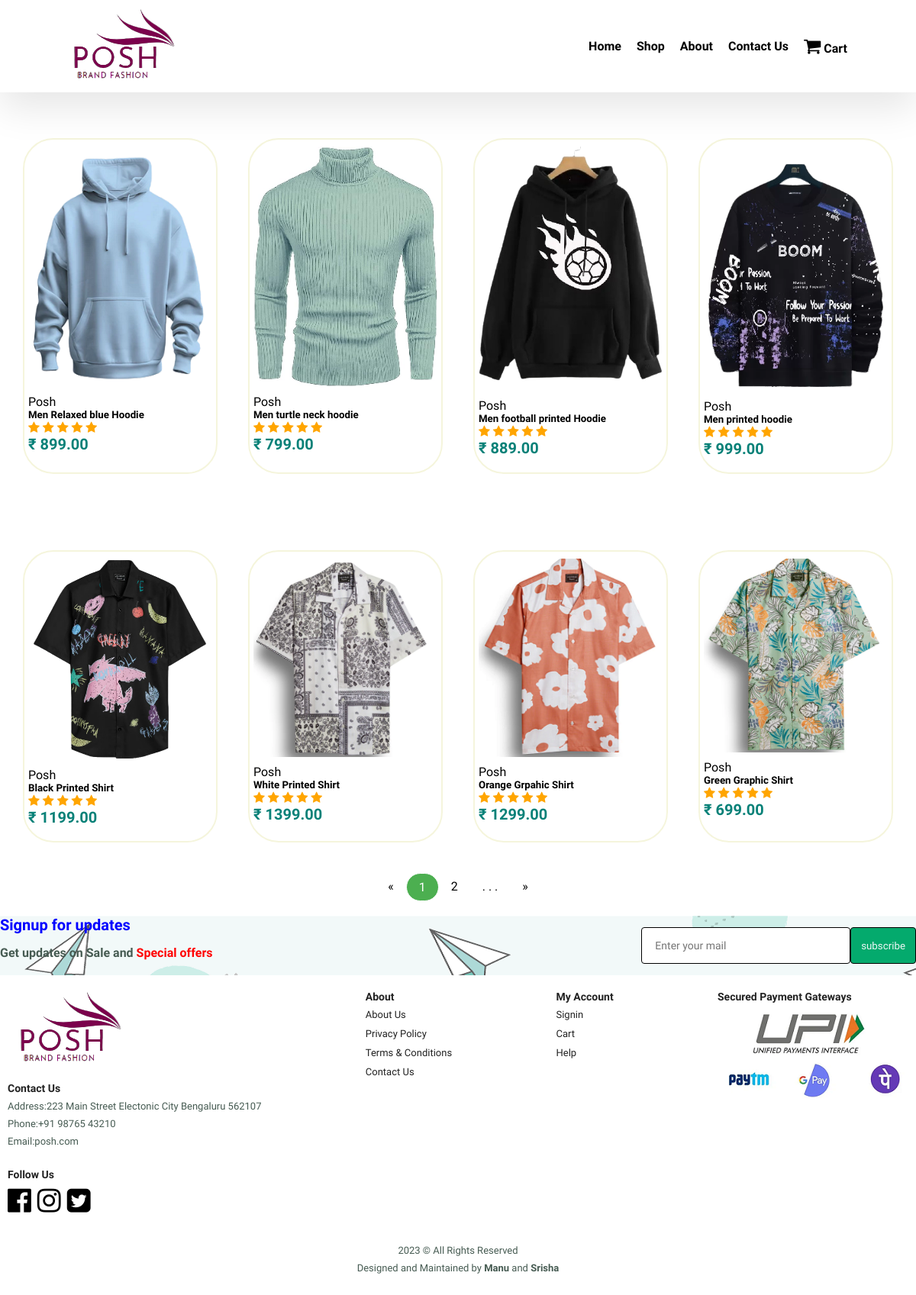
Page /men_app_1.php on the committed database.
### tables this page shows
CREATE TABLE `products` (
  `product_id` int(11) NOT NULL,
  `Gender` varchar(10) NOT NULL,
  `product_name` varchar(100) NOT NULL,
  `product_category` varchar(100) NOT NULL,
  `product_description` varchar(255) NOT NULL,
  `product_image` varchar(255) NOT NULL,
  `product_price` decimal(6,2) NOT NULL,
  `product_special offer` int(2) NOT NULL,
  `product_color` varchar(100) NOT NULL
);

### Includes/men_up.php (called while the page is built, shortened)
<?php
include('connection.php');
$stmt1 = $conn->prepare("SELECT * FROM products WHERE Gender='Men' AND product_category='Apperal/Hoodie' LIMIT 4");
$stmt1->execute();
$men_up = $stmt1->get_result();
$stmt2 = $conn->prepare("SELECT * FROM products WHERE Gender='Men' AND product_category='Apperal/shirt' LIMIT 4");
$stmt2->execute();
$men_up1 = $stmt2->get_result();
?>

### men_app_1.php (the view, shortened to what this page needs)
<html>
<head>
    <link rel="stylesheet" href="https://cdnjs.cloudflare.com/ajax/libs/font-awesome/4.7.0/css/font-awesome.min.css">
    <link rel="stylesheet" href="styles.css">
</head>
<body>
 <section id="top">
        <img src="Assets/logo.png">
    <div>
        <ul id="headings">
            <li><a href="index.php">Home</a></li>
            <li><a href="shop_1.php">Shop</a></li>
            <li><a href="about.php">About</a></li>
            <li><a href="contact.html">Contact Us</a></li>
            <li><a href="cart.php"><i style="font-size:24px" class="fa">&#xf07a;</i> Cart </a></li>
        </ul>
    </div>
     </section>
                <section id="topproduct" class="section-p1">
                <div class="Collection">
                    <?php include('Includes/men_up.php'); ?>
                    <?php while($row = $men_up->fetch_assoc()) { ?>
                        <div class="product">
                           <a href="<?php echo "single_product.php?product_id=".$row['product_id']; ?>"> <img src="Assets/<?php echo $row['product_image']; ?>"></a>
                            <div class="description">
                            <span>Posh</span>
                                <h5><?php echo $row['product_name']; ?></h5>
                                <div class="rating">
                                        <span class="fa fa-star checked"></span>
                                        <span class="fa fa-star checked"></span>
                                        <span class="fa fa-star checked"></span>
                                        <span class="fa fa-star checked"></span>
                                        <span class="fa fa-star checked"></span>
                                </div>
                            <h4>&#8377; <?php echo $row['product_price']; ?></h4>
                            </div>
                </div>
                <?php } ?>
                </section>
                <section id="topproduct" class="section-p1">
                  <div class="Collection">
                      <?php include('Includes/men_up.php'); ?>
                      <?php while($row = $men_up1->fetch_assoc()) { ?>
                          <div class="product">
                             <a href="<?php echo "single_product.php?product_id=".$row['product_id']; ?>"> <img src="Assets/<?php echo $row['product_image']; ?>"></a>
                              <div class="description">
                              <span>Posh</span>
                                  <h5><?php echo $row['product_name']; ?></h5>
                                  <div class="rating">
                                          <span class="fa fa-star checked"></span>
                                          <span class="fa fa-star checked"></span>
                                          <span class="fa fa-star checked"></span>
                                          <span class="fa fa-star checked"></span>
                                          <span class="fa fa-star checked"></span>
                                  </div>
                              <h4>&#8377; <?php echo $row['product_price']; ?></h4>
                              </div>
                  </div>
                  <?php } ?>
                  </section>
             <div class="pagination">
            <a href="men_app_1.php">&laquo;</a>
            <a class="active" href="men_app_1.php">1</a>
            <a class="" href="men_app_2.php">2</a>
            <a href="#"> . . .</a>
            <a href="men_app_2.php">&raquo;</a>
          </div>
          <br/>
</body>
</html>

### styles.css (style rules this page uses)
* { margin: 0; padding: 0; box-sizing: border-box; font-family: "Spartan", sans-serif; }
html { scroll-behavior: smooth; }
.checked { color: orange; }
section { padding: auto; }
h4 { font-size: 20px; color: #222; }
p { font-size: 16px; color: #465b52; margin: 15px 0 20px 0; }
.section-p1 { padding: 20px 10px; }
body { width: 100%; }
#top { display: flex; align-items: center; justify-content: space-between; padding: 10px 80px; background:white; box-shadow: 0 20px 50px rgba(0,0,0,0.10); z-index: 100; position:sticky; top: 0; left: 0; width: 100%; }
#headings { display: flex; align-items: center; justify-content: space-between; }
#headings li { list-style-type: none; padding-bottom: 20px; padding: 10px; }
#headings li a { text-decoration: none; color: black; font-weight: 550; transition: cubic-bezier(0.075, 0.82, 0.165, 1) ease; }
#topproduct { text-align: center; }
#topproduct .product { width: 23%; min-width: 250px; padding: 9px 5px; border: 2px solid beige; box-shadow: 20px; margin: 20px; position: relative; border-radius: 50px; border-radius: 40px; }
#topproduct .product img { width: 100%; border-radius: 20px; }
#topproduct .product .description { text-align: start; padding: 10px 0; }
#topproduct .product h4 { color: #088178; }
#topproduct .Collection { display: flex; justify-content: space-between; padding-top: 20px; }
#subscribe { display: flex; justify-content: space-between; flex-wrap: wrap; align-items: center; background-image: url("Assets/newsletter-background.png"); background-repeat: no-repeat; }
#subscribe h4 { font-size: 20px; font-weight: 500; color:blue; }
#subscribe p span { color:red }
#subscribe .form { display: flex; width: 30%; }
#subscribe input { height: 3rem; padding: 0 1.24em; width: 100%; border :1px double black; font-size: 14px; border-radius: 4px; outline: none; }
#subscribe .form button { height: 3rem; padding: 0 1.24em; background-color: #04AA6D; color: #eef7f6; white-space: inherit; padding: 13px; border :1px double black; width: 100%; border-radius: 4px; }
footer { display: flex; flex-wrap: wrap; justify-content: space-between; }
footer .col { display: flex; flex-direction: column; align-items: flex-start; margin-bottom: 20px; }
footer h4 { font-size: 14px; margin:0 0 8px 0; }
footer p { font-size: 13px; margin: 0 0 8px 0; }
footer a { font-size: 13px; text-decoration: none; color:#222; margin-bottom: 10px; }
footer .follow { margin-top: 20px; }
footer .follow i { color:black; padding-right: 4px; cursor: pointer; }
footer .copyright { width: 100%; text-align: center; }
.pagination { display: flex; justify-content: center; }
.pagination a { color: black; float: left; padding: 8px 16px; text-decoration: none; }
.pagination a.active { background-color: #4CAF50; color: white; border: 1px solid #fff; border-radius: 30px; }

### rows in the picture
products: product_image (picture), product_name "Men Relaxed blue Hoodie", product_price "899.00"
products: shows a picture, product_name "Men turtle neck hoodie", product_price "799.00"
products: product_image (picture), product_name "Men football printed Hoodie", product_price "889.00"
products: product_image (picture), product_name "Men printed hoodie", product_price "999.00"
products: product_image (picture), product_name "Black Printed Shirt", product_price "1199.00"
products: product_image (picture), product_name "White Printed Shirt", product_price "1399.00"
products: product_image (picture), product_name "Orange Grpahic Shirt", product_price "1299.00"
products: product_image (picture), product_name "Green Graphic Shirt", product_price "699.00"
